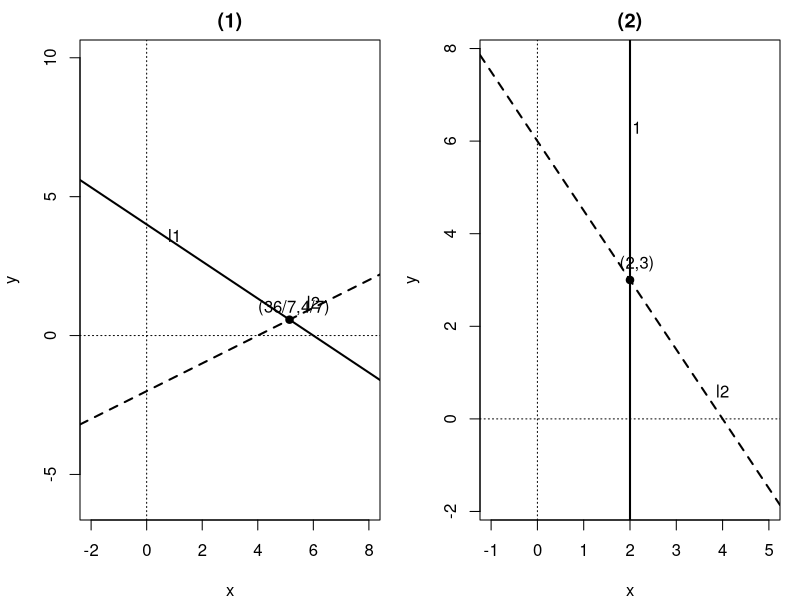
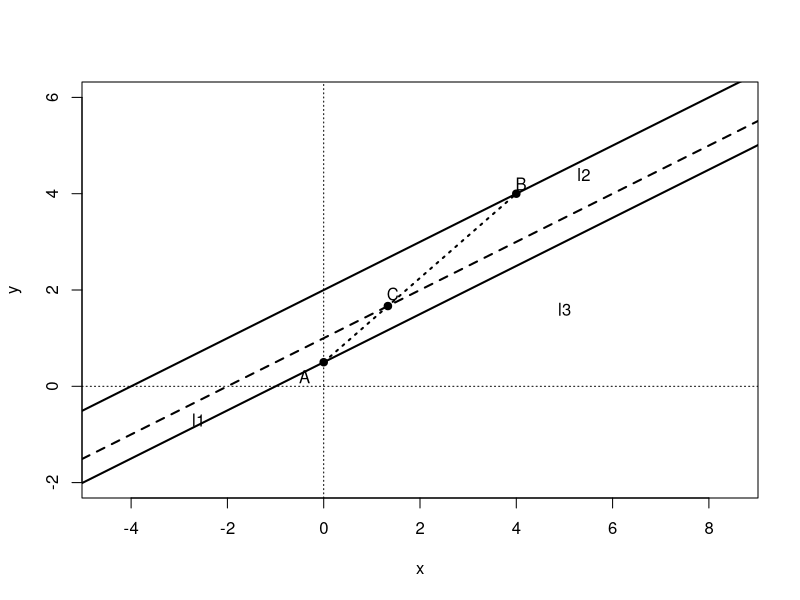

Source code (R) for these figures, in order:
setwd("C:/Users/18904/Github/senior-mathematics/codes")
if(!dir.exists("../figures"))dir.create("../figures")

# week62-1: intersection of two lines, 2 subplots
# (1) l1:2x+3y=12, l2:x-2y=4 -> intersection (36/7,4/7) ~ (5.14,0.57)
# (2) l1:x=2, l2:3x+2y-12=0 -> intersection (2,3)
draw1=function(){
  par(mfrow=c(1,2),mar=c(4,4,2,1))
  plot(0,0,type="n",xlim=c(-2,8),ylim=c(-2,6),asp=1,xlab="x",ylab="y",main="(1)")
  abline(h=0,v=0,lty=3)
  abline(a=4,b=-2/3,lwd=2)                 # l1 y=4-2x/3
  abline(a=-2,b=1/2,lwd=2,lty=2)           # l2 y=x/2-2
  points(36/7,4/7,pch=19)
  text(5.3,1.0,"(36/7,4/7)")
  text(1.0,3.6,"l1");text(6.0,1.2,"l2",lty=2)
  plot(0,0,type="n",xlim=c(-1,5),ylim=c(-1,7),asp=1,xlab="x",ylab="y",main="(2)")
  abline(h=0,v=0,lty=3)
  abline(v=2,lwd=2)                         # l1 x=2
  abline(a=6,b=-3/2,lwd=2,lty=2)           # l2 y=6-1.5x
  points(2,3,pch=19)
  text(2.15,3.35,"(2,3)")
  text(2.1,6.3,"l1");text(4.0,0.6,"l2")
}

# week62-2: parallel lines l1:x-2y+1=0 (y=(x+1)/2), l2:x-2y+4=0 (y=(x+4)/2),
# point A on l1, B on l2, trisection C on AB, l3 through C parallel
draw2=function(){
  plot(0,0,type="n",xlim=c(-3,7),ylim=c(-2,6),asp=1,xlab="x",ylab="y")
  abline(h=0,v=0,lty=3)
  abline(a=1/2,b=1/2,lwd=2)                # l1
  abline(a=2,b=1/2,lwd=2)                  # l2
  # pick A=(0,0.5) on l1, B=(4,4) on l2
  A=c(0,0.5);B=c(4,4);C=A+(B-A)/3
  lines(c(A[1],B[1]),c(A[2],B[2]),lty=3,lwd=2)
  # l3 through C parallel: y- Cy = 0.5(x-Cx)
  abline(a=C[2]-0.5*C[1],b=1/2,lty=2,lwd=2)
  points(A[1],A[2],pch=19);points(B[1],B[2],pch=19);points(C[1],C[2],pch=19)
  text(A[1]-0.4,A[2]-0.3,"A");text(B[1]+0.1,B[2]+0.2,"B");text(C[1]+0.1,C[2]+0.25,"C")
  text(-2.6,-0.7,"l1");text(5.4,4.4,"l2");text(5.0,1.6,"l3")
}

cairo_pdf("../figures/week62-1.pdf",width=8,height=4,family="SimSun");draw1();dev.off()
svglite::svglite("../figures/week62-1.svg",width=8,height=4);draw1();dev.off()
cairo_pdf("../figures/week62-2.pdf",width=4,height=4,family="SimSun");draw2();dev.off()
svglite::svglite("../figures/week62-2.svg",width=4,height=4);draw2();dev.off()
